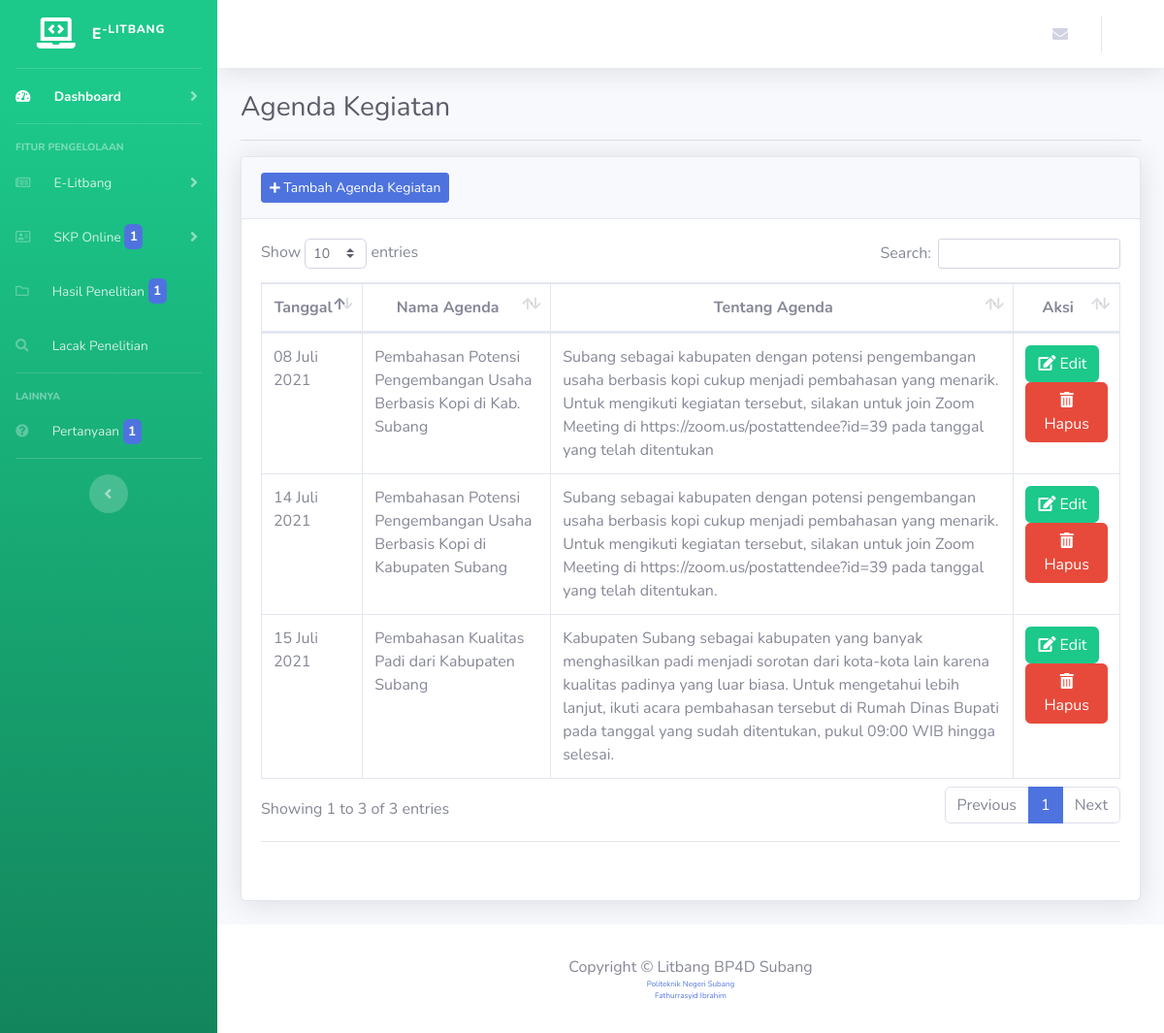
/litbang/agenda_kegiatan (signed in), run on the app's committed database.
### tables this page shows
CREATE TABLE `agendakegiatan` (
  `id_agenda` int(11) NOT NULL,
  `namakegiatan` varchar(100) NOT NULL,
  `keterangankegiatan` text NOT NULL,
  `tanggalkegiatan` date NOT NULL
);

### application/controllers/SKP/Litbang/AgendaKegiatan.php (called while the page is built, shortened)
<?php
class AgendaKegiatan extends CI_Controller {
	public function index()
	{
		$data['agendaKegiatan'] = $this->ModelLitbang->getAgendaKegiatan();
		$this->load->view('templates/litbang/header');
		$this->load->view('templates/litbang/sidebar');
		$this->load->view('templates/admin/srponline/navbar');
		$this->load->view('litbang/agendaKegiatan', $data);
		$this->load->view('templates/admin/srponline/footer');
	}
}

### index.php (called while the page is built, shortened)
<?php
require_once BASEPATH.'core/CodeIgniter.php';

### application/models/ModelLitbang.php (called while the page is built, shortened)
<?php
class ModelLitbang extends CI_Model {
  public function getAgendaKegiatan()
  {
    return $this->db->get('agendaKegiatan')->result_array();
  }
}

### application/views/litbang/agendaKegiatan.php (the view, shortened to what this page needs)
<div class="container-fluid">
  <h1 class="h3 mb-2 text-gray-800">Agenda Kegiatan</h1>
  <hr>
    <div class="card shadow mb-4">
      <div class="card-header py-3">
        <button class="btn btn-sm btn-primary" data-toggle="modal" data-target="#tambahfoto"><i class="fas fa-plus fa-sm"></i> Tambah Agenda Kegiatan</button>
      </div>
      <div class="card-body">
        <div class="table-responsive">
          <table class="table table-bordered" id="dataTable" width="100%" cellspacing="0">
            <thead>
              <tr>
                <th class="not_mapped_style" style="text-align: center;">Tanggal</th>
                <th class="not_mapped_style" style="text-align: center;">Nama Agenda</th>
                <th class="not_mapped_style" style="text-align: center;">Tentang Agenda</th>
                <th class="not_mapped_style" style="text-align: center;">Aksi</th>
              </tr>
            </thead>
            <tbody>
              <?php
                function tgl_indo($tanggal){
                  $bulan = array (
                    1 =>   'Januari',
                    'Februari',
                    'Maret',
                    'April',
                    'Mei',
                    'Juni',
                    'Juli',
                    'Agustus',
                    'September',
                    'Oktober',
                    'November',
                    'Desember'
                  );
                  $pecahkan = explode('-', $tanggal);
                  return $pecahkan[2] . ' ' . $bulan[ (int)$pecahkan[1] ] . ' ' . $pecahkan[0];
                }
                foreach ($agendaKegiatan as $key) { ?>
                  <tr>
                    <td><?= tgl_indo($key ['tanggalkegiatan']) ?></td>
                    <td><?php echo $key ['namakegiatan'] ?></td>
                    <td><?php echo $key ['keterangankegiatan'] ?></td>
                    <td>
                      <a href="<?= base_url('litbang/agenda_kegiatan/edit/' . $key['id_agenda']); ?>" class="btn btn-success"><i class="fas fa-edit"></i> Edit</a>
                      <button type="button" class="btn btn-danger" data-toggle="modal" data-target="#hapusBerita<?= $key['id_agenda']; ?>"><i class="fas fa-trash-alt"></i>
                        Hapus
                      </button>
                    </td>
                  </tr>
              <?php } ?>
            </tbody>
          </table>
          <hr>
          <br>
        </div>
      </div>
    </div>
  </div>
</div>

### data on the page
agendakegiatan: tanggalkegiatan "14 Juli 2021", namakegiatan "Pembahasan Potensi Pengembangan Usaha Berbasis Kopi di Kabupaten Subang", keterangankegiatan "Subang sebagai kabupaten dengan potensi pengembangan usaha berbasis kopi cukup menjadi pembahasan yang menarik. Untuk mengikuti kegiatan tersebut, silakan untuk join Zoom Meeting di https://zoom.us/postattendee?id=39 pada tanggal yang telah ditentukan."
agendakegiatan: tanggalkegiatan "15 Juli 2021", namakegiatan "Pembahasan Kualitas Padi dari Kabupaten Subang", keterangankegiatan "Kabupaten Subang sebagai kabupaten yang banyak menghasilkan padi menjadi sorotan dari kota-kota lain karena kualitas padinya yang luar biasa. Untuk mengetahui lebih lanjut, ikuti acara pembahasan tersebut di Rumah Dinas Bupati pada tanggal yang sudah ditentukan, pukul 09:00 WIB hingga selesai."
agendakegiatan: tanggalkegiatan "08 Juli 2021", namakegiatan "Pembahasan Potensi Pengembangan Usaha Berbasis Kopi di Kab. Subang", keterangankegiatan "Subang sebagai kabupaten dengan potensi pengembangan usaha berbasis kopi cukup menjadi pembahasan yang menarik. Untuk mengikuti kegiatan tersebut, silakan untuk join Zoom Meeting di https://zoom.us/postattendee?id=39 pada tanggal yang telah ditentukan"

### other printed values
$jumlahPemohon "1"
$jumlahDokumen "1"
$jumlahPertanyaan "1"
